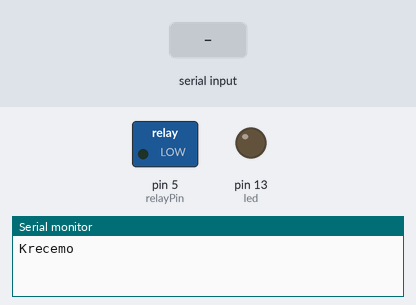
Bench run of a sketch on a simulated Arduino Uno, built with avr-gcc and run on an emulated ATmega328P. Shown: switched loads named in the sketch (green lamp = pin HIGH), output pins drawn as LEDs (lit = HIGH), the last lines printed to the serial monitor. The inputs (shaded band) are chosen by the test bench.

Above: at 1.2 s.
1.3 s: "1" received over Serial
At 2.1 s:
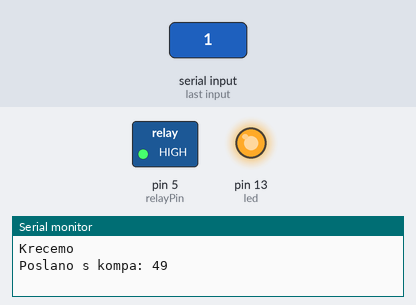
3.8 s: "1" received over the second serial link
At 6.2 s:
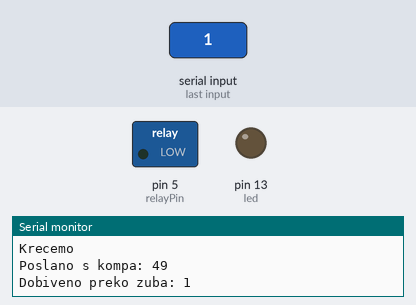
Timing chart, 0 to 7.7 s (numbered marks = the images above; inputs shaded):
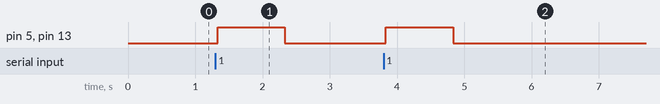

Measured:
- after the input at 1.3 s, pin 5 (relayPin), pin 13 (led): LOW → HIGH at once, → LOW 1.0 s later
- after the input at 3.8 s, pin 5 (relayPin), pin 13 (led): LOW → HIGH at once, → LOW 1.0 s later

The sketch:

bluetooth_intercom.ino
```cpp
#include <SoftwareSerial.h>// import the serial library

SoftwareSerial plaviZub(12, 13); // RX, TX

int bluetoothInt;
String bluetoothString;
int relayPin = 5;
int led = 13;

void setup() {
  // put your setup code here, to run once:
  Serial.begin(9600);
  plaviZub.begin(9600);

  Serial.println("Krecemo");
  plaviZub.println("Krecemo");

  pinMode(relayPin, OUTPUT);
  pinMode(led, OUTPUT);

}

void loop() {

  if (plaviZub.available())
  {
    bluetoothInt = plaviZub.read();
    Serial.print("Dobiveno preko zuba: ");
    Serial.println( char(bluetoothInt) );
    digitalWrite(relayPin, HIGH);
    digitalWrite(led, HIGH);
    delay(1000);
    digitalWrite(led, LOW);
    digitalWrite(relayPin, LOW);
  }

  if(Serial.available() > 0)
  {
    bluetoothInt = Serial.read();
    Serial.print("Poslano s kompa: ");
    Serial.println(bluetoothInt);

    plaviZub.print("Poslano s kompa: ");
    plaviZub.println(bluetoothInt);

    digitalWrite(relayPin, HIGH);
    digitalWrite(led, HIGH);
    delay(1000);
    digitalWrite(led, LOW);
    digitalWrite(relayPin, LOW);
  }
  delay(50);// prepare for next data ...
}
```
